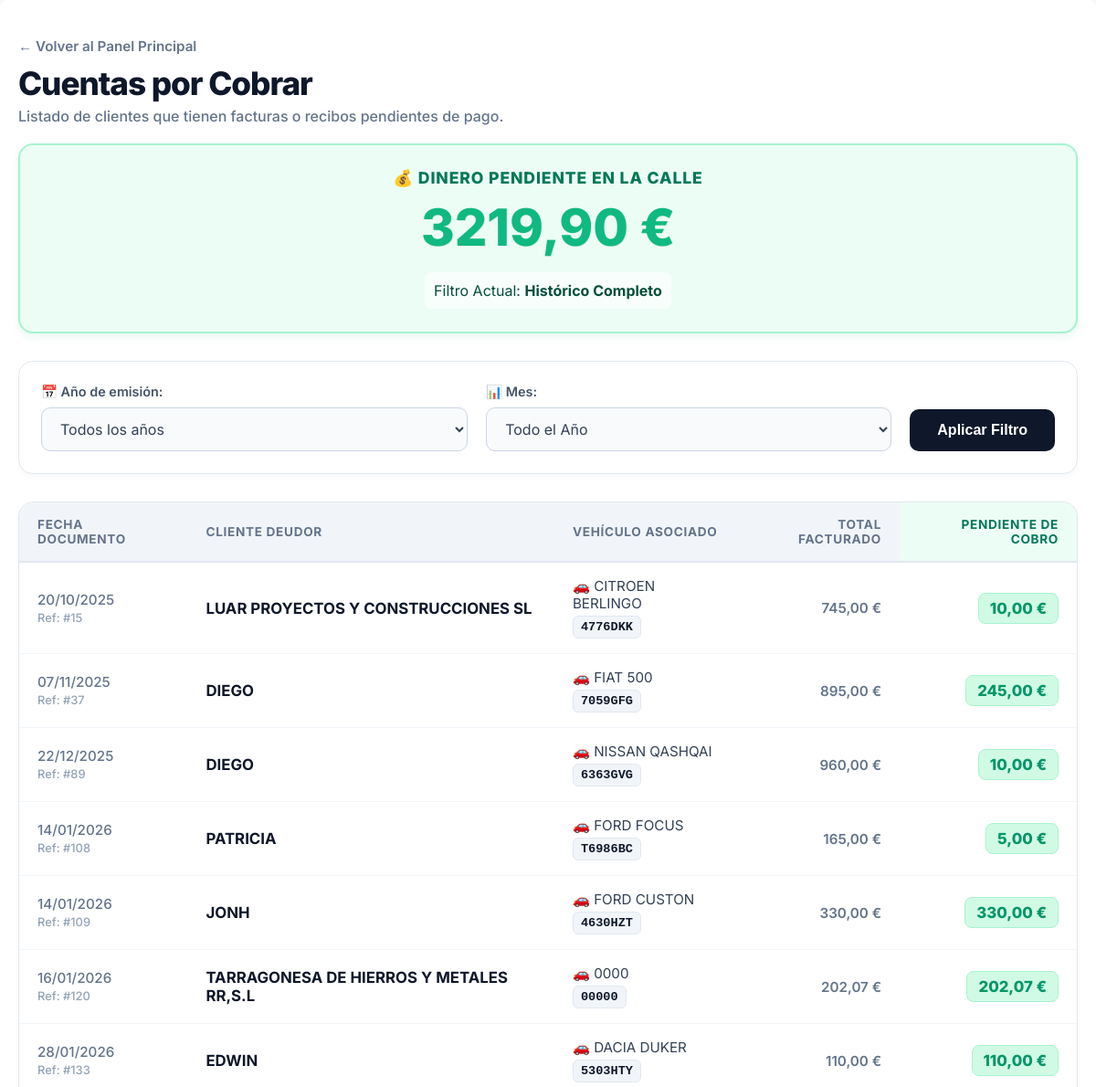
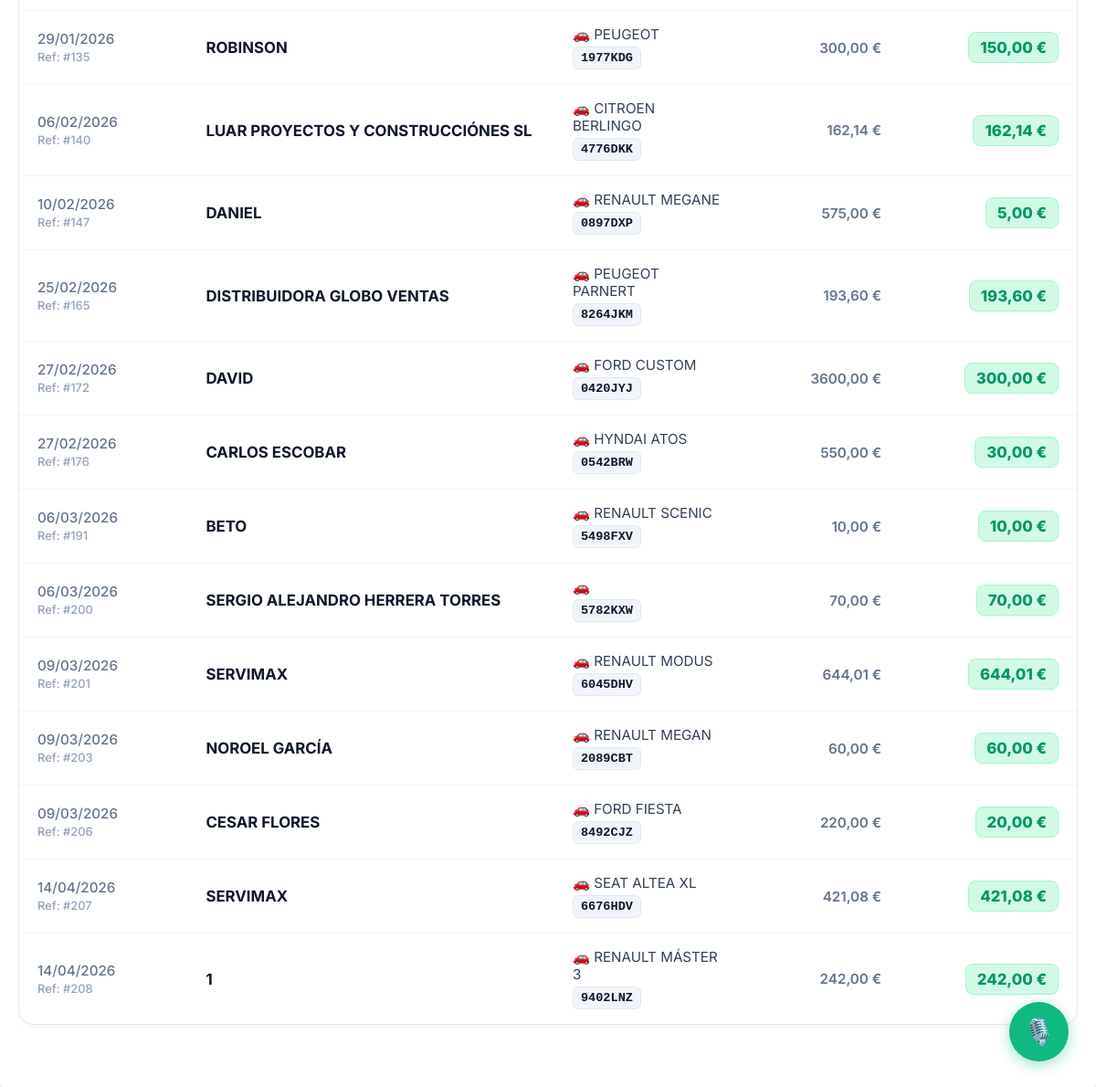
Page /cuentas-por-cobrar/ (signed in) on the earlier database version (2 pictures, top to bottom).
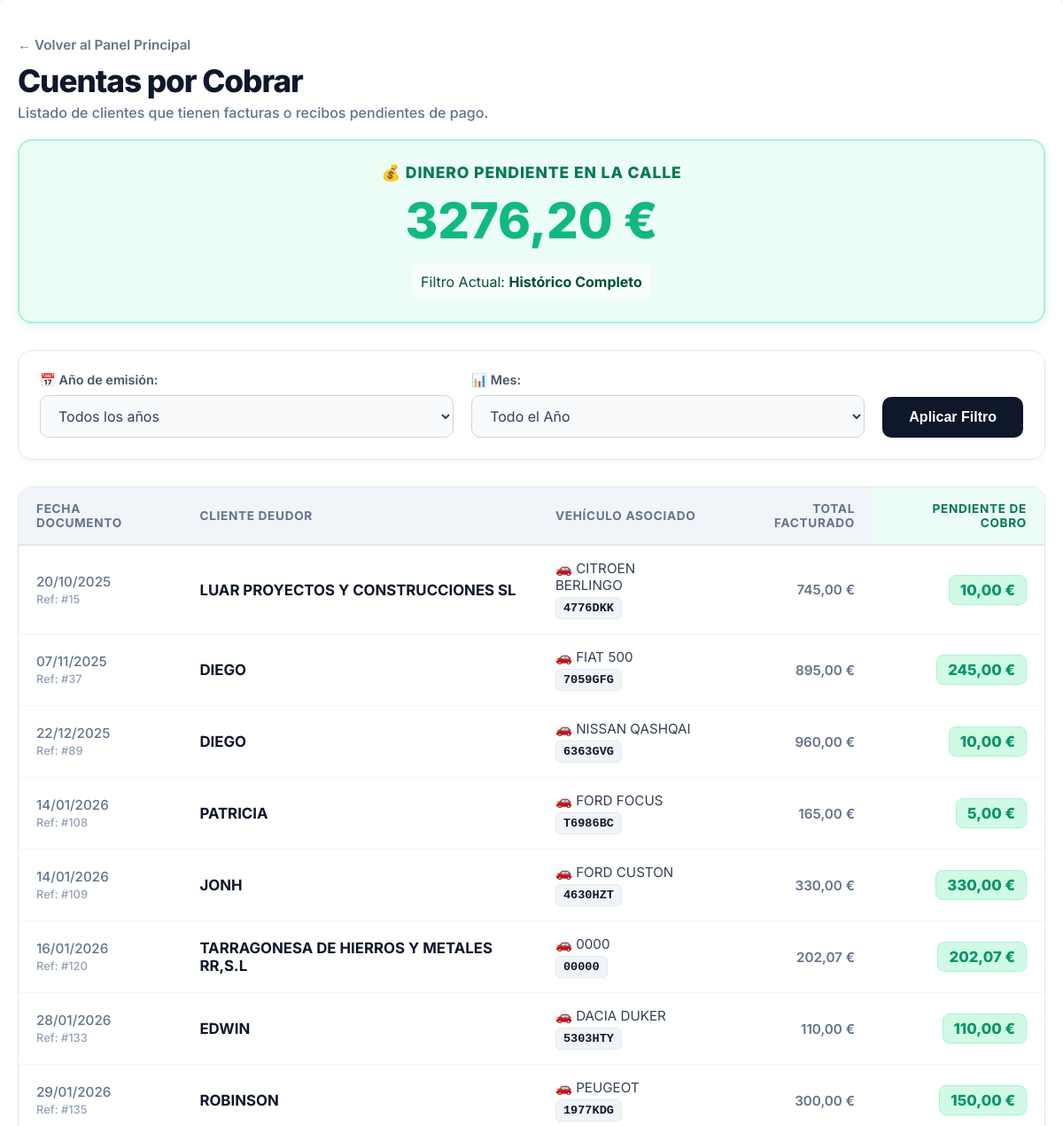
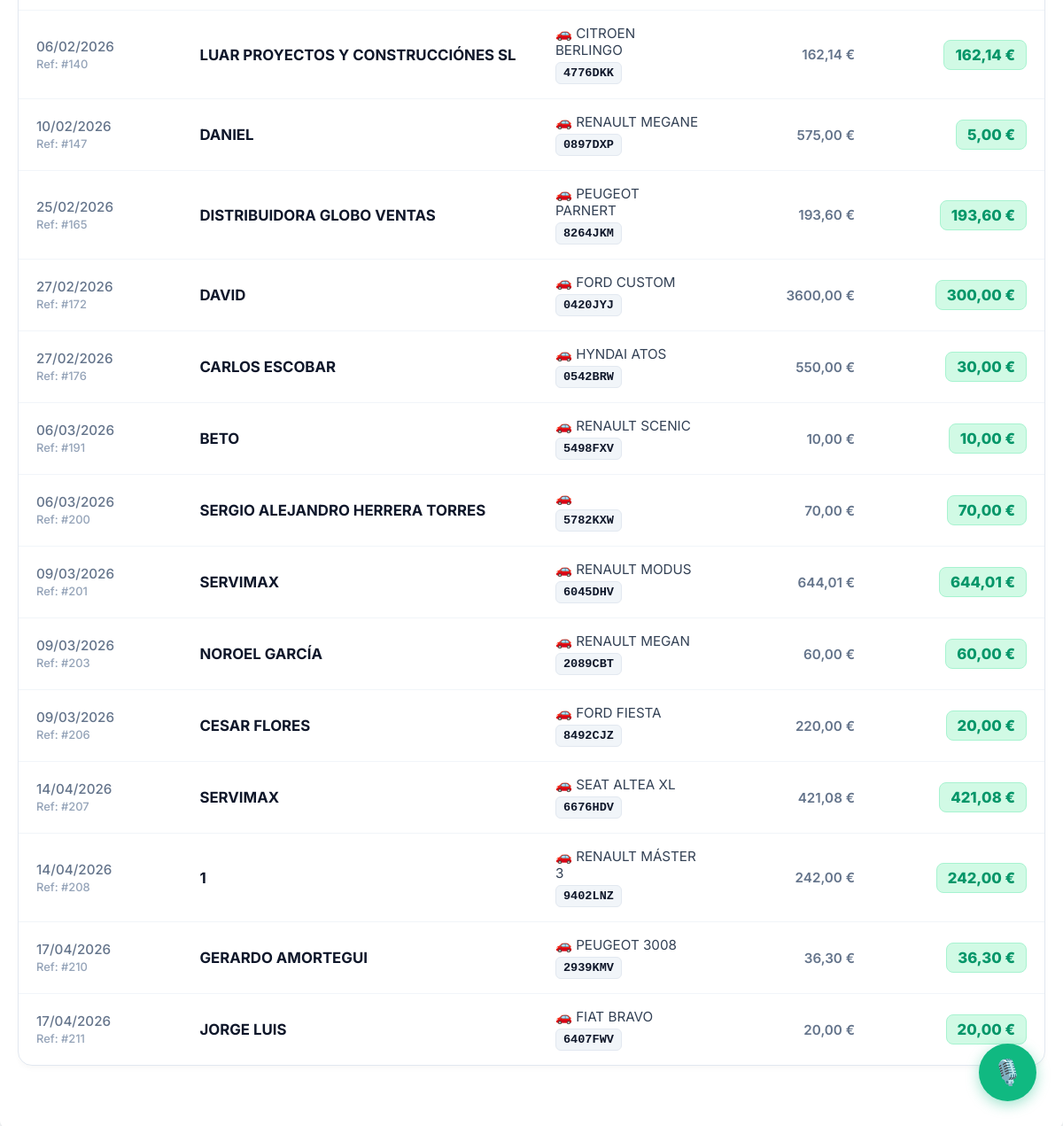
Same page on the later database version (2 pictures, top to bottom).
### taller/models.py (models this page shows, shortened)
class Factura(models.Model):
    orden = models.OneToOneField(OrdenDeReparacion, on_delete=models.CASCADE)
    fecha_emision = models.DateField(auto_now_add=True)
    es_factura = models.BooleanField(default=True)
    numero_factura = models.IntegerField(null=True, blank=True, unique=True, editable=False)
    subtotal = models.DecimalField(max_digits=10, decimal_places=2, default=0.00)
    iva = models.DecimalField(max_digits=10, decimal_places=2, default=0.00)
    total_final = models.DecimalField(max_digits=10, decimal_places=2, default=0.00)
    notas_cliente = models.TextField(null=True, blank=True, help_text="Notas adicionales para el cliente")

class Cliente(models.Model):
    nombre = models.CharField(max_length=100)
    telefono = models.CharField(max_length=20, unique=True)
    TIPO_DOCUMENTO_CHOICES = [
        ('DNI', 'DNI'),
        ('NIE', 'NIE'),
        ('NIF', 'NIF (Empresas)'),
    ]
    tipo_documento = models.CharField(max_length=10, choices=TIPO_DOCUMENTO_CHOICES, default='DNI', null=True, blank=True)
    documento_fiscal = models.CharField(max_length=20, null=True, blank=True, help_text="Número de DNI, NIE o NIF")
    direccion_fiscal = models.CharField(max_length=255, null=True, blank=True, help_text="Calle, Número, Piso, Puerta")
    codigo_postal_fiscal = models.CharField(max_length=10, null=True, blank=True)
    ciudad_fiscal = models.CharField(max_length=100, null=True, blank=True)
    provincia_fiscal = models.CharField(max_length=100, null=True, blank=True)

class Vehiculo(models.Model):
    matricula = models.CharField(max_length=20, unique=True)
    marca = models.CharField(max_length=50)
    modelo = models.CharField(max_length=50)
    kilometraje = models.IntegerField(default=0)
    cliente = models.ForeignKey(Cliente, on_delete=models.CASCADE)

### taller/views.py (the view)
# urls.py: path('cuentas-por-cobrar/', views.cuentas_por_cobrar, name='cuentas_por_cobrar'),
@login_required
def cuentas_por_cobrar(request):
    if not request.user.is_superuser:
        return redirect('home')
    anos_y_meses_data = get_anos_y_meses_con_datos(); anos_disponibles = sorted(anos_y_meses_data.keys(), reverse=True)
    ano_seleccionado = request.GET.get('ano'); mes_seleccionado = request.GET.get('mes')
    facturas_qs = Factura.objects.select_related('orden__cliente', 'orden__vehiculo').prefetch_related('orden__ingreso_set')
    if ano_seleccionado:
        try: facturas_qs = facturas_qs.filter(fecha_emision__year=int(ano_seleccionado))
        except (ValueError, TypeError): ano_seleccionado = None
    if mes_seleccionado:
        try:
            mes = int(mes_seleccionado)
            if 1 <= mes <= 12: facturas_qs = facturas_qs.filter(fecha_emision__month=mes)
            else: mes_seleccionado = None
        except (ValueError, TypeError): mes_seleccionado = None
    facturas_pendientes = []; total_pendiente = Decimal('0.00')
    for factura in facturas_qs.order_by('fecha_emision', 'id'):
        abonos = sum(ing.importe for ing in factura.orden.ingreso_set.all()) if hasattr(factura.orden, 'ingreso_set') and factura.orden.ingreso_set.exists() else Decimal('0.00')
        pendiente = factura.total_final - abonos
        if pendiente > Decimal('0.01'):
            facturas_pendientes.append({'factura': factura, 'orden': factura.orden, 'cliente': factura.orden.cliente, 'vehiculo': factura.orden.vehiculo, 'pendiente': pendiente})
            total_pendiente += pendiente
    ano_sel_int = int(ano_seleccionado) if ano_seleccionado else None; mes_sel_int = int(mes_seleccionado) if mes_seleccionado else None
    context = { 'facturas_pendientes': facturas_pendientes, 'total_pendiente': total_pendiente, 'anos_disponibles': anos_disponibles, 'ano_seleccionado': ano_sel_int, 'mes_seleccionado': mes_sel_int, 'meses_del_ano': range(1, 13) }
    return render(request, 'taller/cuentas_por_cobrar.html', context)

### taller/templates/taller/cuentas_por_cobrar.html (shortened to what this page needs)
<!DOCTYPE html>
{% load static %}
<html lang="es">
<head>
    <link rel="stylesheet" href="{% static 'taller/css/main.css' %}">
    <link rel="stylesheet" href="{% static 'taller/css/responsive.css' %}">
</head>
<body>
    <div class="container">
        <div style="margin-bottom: 10px;">
            <a href="{% url 'home' %}" style="text-decoration: none; color: #64748b; font-weight: 600; font-size: 0.95em;">← Volver al Panel Principal</a>
            <h1 class="header-title" style="margin-top: 10px;">Cuentas por Cobrar</h1>
            <p style="color: #64748b; font-weight: 500; margin-top: 5px;">Listado de clientes que tienen facturas o recibos pendientes de pago.</p>
        </div>
        <div class="summary-grid">
            <div class="total-card-header">
                <h4>💰 Dinero Pendiente en la Calle</h4>
                <p class="amount">{{ total_pendiente|floatformat:2 }} €</p>
                <div style="text-align: center;">
                    <div class="total-breakdown">
                        <span>Filtro Actual:
                            <b>
                                {% if mes_seleccionado or ano_seleccionado %}
                                    {% if mes_seleccionado %}Mes {{ mes_seleccionado }} - {% endif %}
                                    {% if ano_seleccionado %}{{ ano_seleccionado }}{% else %}Todos los años{% endif %}
                                {% else %}
                                    Histórico Completo
                                {% endif %}
                            </b>
                        </span>
                    </div>
                </div>
            </div>
        </div>
        <div class="filter-card">
            <form method="get" action="" class="filter-grid">
                <div class="form-group">
                    <label for="ano">📅 Año de emisión:</label>
                    <select name="ano" id="ano" class="modern-select">
                        <option value="">Todos los años</option>
                    </select>
                </div>
                <div class="form-group">
                    <label for="mes">📊 Mes:</label>
                    <select name="mes" id="mes" class="modern-select">
                        <option value="">Todo el Año</option>
                    </select>
                </div>
                <button type="submit" class="btn-modern">Aplicar Filtro</button>
            </form>
        </div>
        <div class="table-wrapper">
            <table class="modern-table">
                <thead>
                    <tr>
                        <th>Fecha Documento</th>
                        <th>Cliente Deudor</th>
                        <th>Vehículo Asociado</th>
                        <th style="text-align: right;">Total Facturado</th>
                        <th style="text-align: right; background: #ecfdf5; color: #047857;">Pendiente de Cobro</th>
                    </tr>
                </thead>
                <tbody>
                    {% for item in facturas_pendientes %}
                        <tr data-url="{% url 'detalle_orden' item.orden.id %}">
                            <td style="color: #64748b; font-weight: 500;">
                                {{ item.factura.fecha_emision|date:"d/m/Y" }}<br>
                                <span style="font-size: 0.85em; color: #94a3b8;">Ref: #{{ item.factura.id }}</span>
                            </td>
                            <td style="font-weight: 700; color: #0f172a; font-size: 1.05em;">{{ item.cliente.nombre }}</td>
                            <td>
                                🚗 {{ item.vehiculo.marca }} {{ item.vehiculo.modelo }} <br>
                                <span class="matricula-tag">{{ item.vehiculo.matricula }}</span>
                            </td>
                            <td style="text-align: right; color: #64748b; font-weight: 600;">{{ item.factura.total_final|floatformat:2 }} €</td>
                            <td style="text-align: right;">
                                <span class="pending-amount">{{ item.pendiente|floatformat:2 }} €</span>
                            </td>
                        </tr>
                    {% endfor %}
                </tbody>
            </table>
        </div>
    </div>
    {% include 'taller/widget_ia.html' %}
</body>
</html>

### taller/templates/taller/widget_ia.html (shortened to what this page needs)
<div id="jarvis-widget">
    <button id="jarvis-btn" onclick="toggleJarvis()" title="Hablar con J.A.R.V.I.S.">🎙️</button>
</div>

### taller/static/taller/css/main.css (style rules this page uses)
body { font-family: -apple-system, BlinkMacSystemFont, "Segoe UI", Roboto, "Helvetica Neue", Arial, sans-serif; background-color: #f4f7f6; margin: 0; padding: 20px; }
h1, h2 { color: #333; }
.container { max-width: 1200px; margin: auto; background-color: #fff; padding: 20px; border-radius: 8px; box-shadow: 0 4px 8px rgba(0,0,0,0.1); }
.summary-grid { display: grid; grid-template-columns: repeat(auto-fit, minmax(250px, 1fr)); gap: 20px; text-align: center; margin-top: 20px; margin-bottom: 30px; }

### taller/templates/taller/cuentas_por_cobrar.html (style rules this page uses)
body { font-family: 'Inter', sans-serif; background-color: #f8fafc; color: #1e293b; margin: 0; padding: 0; }
.container { max-width: 1200px !important; margin: 0 auto; padding: 40px 20px; }
.header-title { font-size: 2.2em; font-weight: 800; letter-spacing: -0.03em; color: #0f172a; margin-bottom: 5px; }
.summary-grid { display: grid; grid-template-columns: 1fr; margin-bottom: 30px; margin-top: 20px; }
.total-card-header { background: #ecfdf5; border: 2px solid #a7f3d0; padding: 25px; border-radius: 16px; text-align: center; box-shadow: 0 4px 10px rgba(16,185,129,0.1); }
.total-card-header h4 { color: #047857; font-size: 1.1em; font-weight: 800; margin: 0 0 10px 0; text-transform: uppercase; letter-spacing: 0.05em; }
.total-card-header .amount { font-size: 3.5em; font-weight: 800; margin: 0; color: #10b981; text-shadow: 1px 1px 0px rgba(0,0,0,0.05); }
.total-breakdown { display: flex; justify-content: center; gap: 30px; margin-top: 15px; font-size: 1em; color: #064e3b; background: rgba(255,255,255,0.6); padding: 10px; border-radius: 8px; display: inline-flex; }
.filter-card { background: #ffffff; padding: 24px; border-radius: 16px; border: 1px solid #e2e8f0; box-shadow: 0 4px 6px -1px rgba(0,0,0,0.03); margin-bottom: 30px; }
.filter-grid { display: flex; gap: 20px; align-items: flex-end; flex-wrap: wrap; }
.form-group { display: flex; flex-direction: column; gap: 8px; flex-grow: 1; min-width: 200px; }
label { font-weight: 600; color: #475569; font-size: 0.9em; }
.modern-select { padding: 12px 16px; border-radius: 10px; border: 1px solid #cbd5e1; background: #f8fafc; font-family: 'Inter', sans-serif; font-size: 1em; color: #334155; outline: none; transition: 0.2s; width: 100%; cursor: pointer; }
.btn-modern { background: #0f172a; color: white; border: none; padding: 12px 30px; border-radius: 10px; font-weight: 700; font-size: 1em; cursor: pointer; transition: 0.2s; display: inline-flex; align-items: center; justify-content: center; height: 46px; }
.table-wrapper { background: #ffffff; border-radius: 16px; border: 1px solid #e2e8f0; box-shadow: 0 4px 6px -1px rgba(0,0,0,0.03); overflow: hidden; margin-bottom: 30px; }
.modern-table { width: 100%; border-collapse: collapse; text-align: left; }
.modern-table th { background-color: #f1f5f9; color: #64748b; font-weight: 700; font-size: 0.85em; text-transform: uppercase; letter-spacing: 0.05em; padding: 16px 20px; border-bottom: 2px solid #e2e8f0; }
.modern-table td { padding: 16px 20px; border-bottom: 1px solid #f1f5f9; color: #334155; font-size: 0.95em; vertical-align: middle; }
.modern-table tbody tr { cursor: pointer; transition: all 0.2s; }
.modern-table tr:last-child td { border-bottom: none; }
.matricula-tag { background: #f1f5f9; padding: 4px 8px; border-radius: 6px; font-weight: 700; border: 1px solid #e2e8f0; font-family: monospace; font-size: 1.1em; color: #0f172a; margin-top: 4px; display: inline-block; }
.pending-amount { color: #059669; font-weight: 800; font-size: 1.1em; background: #d1fae5; padding: 6px 12px; border-radius: 8px; border: 1px solid #a7f3d0; display: inline-block; }

### taller/templates/taller/widget_ia.html (style rules this page uses)
#jarvis-widget { position: fixed; bottom: 30px; right: 30px; z-index: 99999; display: flex; flex-direction: column; align-items: flex-end; gap: 15px; font-family: sans-serif; }
#jarvis-btn { width: 65px; height: 65px; border-radius: 50%; background: #10b981; color: white; border: none; font-size: 28px; cursor: pointer; box-shadow: 0 4px 15px rgba(16,185,129,0.4); transition: all 0.3s ease; display: flex; justify-content: center; align-items: center; outline: none; }

Differences in the rows shown:
added Factura: factura.fecha_emision "17/04/2026", factura.id "210", cliente.nombre "GERARDO AMORTEGUI", vehiculo.marca "PEUGEOT", vehiculo.modelo "3008", vehiculo.matricula "2939KMV", factura.total_final "36,30", pendiente "36,30"
added Factura: factura.fecha_emision "17/04/2026", factura.id "211", cliente.nombre "JORGE LUIS", vehiculo.marca "FIAT", vehiculo.modelo "BRAVO", vehiculo.matricula "6407FWV", factura.total_final "20,00", pendiente "20,00"
Other differences:
{{ total_pendiente|floatformat:2 }}: "3219,90" → "3276,20"
